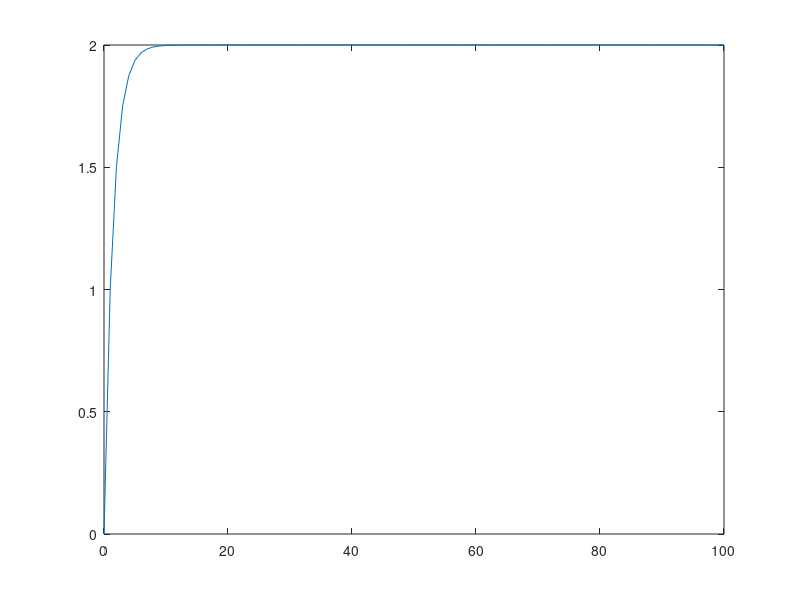

MATLAB code to generate this figure:
r = 0.5;

x = @(n) (1 - (r .^ n)) / (1 - r);

plot(linspace(0, 100, 101), x(linspace(0, 100, 101)))

% I want something like
% n = 100;
% 
% list = [];
% 
% for i = (1:n)
%     list(1, i) = i;
% end
% 
% disp(list)
% 
% x = @(n) sum( 0.5 .^ list(n));
% plot([], x([])